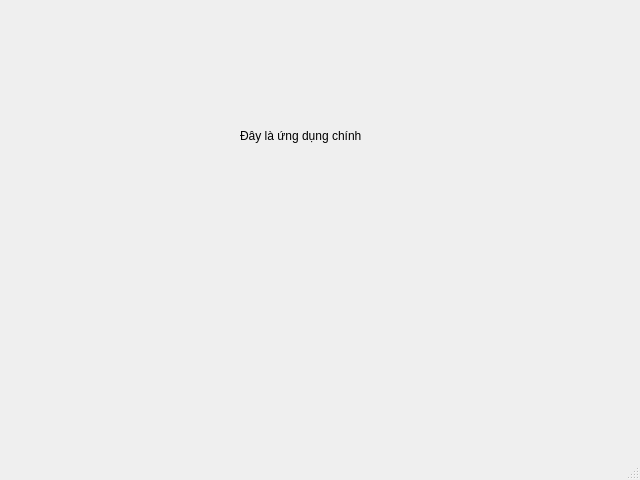
<?xml version="1.0" encoding="UTF-8"?>
<ui version="4.0">
 <class>MainWindow</class>
 <widget class="QMainWindow" name="MainWindow">
  <property name="geometry">
   <rect>
    <x>0</x>
    <y>0</y>
    <width>640</width>
    <height>480</height>
   </rect>
  </property>
  <property name="windowTitle">
   <string>MainWindow</string>
  </property>
  <widget class="QWidget" name="centralwidget">
   <widget class="QLabel" name="label">
    <property name="geometry">
     <rect>
      <x>240</x>
      <y>100</y>
      <width>151</width>
      <height>71</height>
     </rect>
    </property>
    <property name="text">
     <string>Đây là ứng dụng chính</string>
    </property>
   </widget>
  </widget>
  <widget class="QMenuBar" name="menubar">
   <property name="geometry">
    <rect>
     <x>0</x>
     <y>0</y>
     <width>640</width>
     <height>26</height>
    </rect>
   </property>
  </widget>
  <widget class="QStatusBar" name="statusbar"/>
 </widget>
 <resources/>
 <connections/>
</ui>
